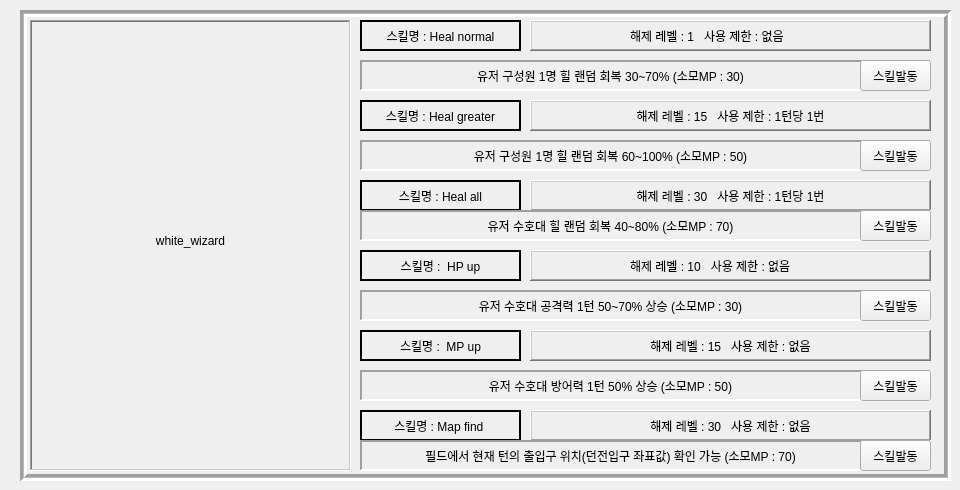
               <widget class="QWidget" name="page_9">
                <widget class="QFrame" name="frame_13">
                 <property name="geometry">
                  <rect>
                   <x>20</x>
                   <y>10</y>
                   <width>931</width>
                   <height>471</height>
                  </rect>
                 </property>
                 <property name="frameShape">
                  <enum>QFrame::Box</enum>
                 </property>
                 <property name="frameShadow">
                  <enum>QFrame::Sunken</enum>
                 </property>
                 <property name="lineWidth">
                  <number>3</number>
                 </property>
                 <property name="midLineWidth">
                  <number>1</number>
                 </property>
                 <widget class="QFrame" name="lb_frame_4">
                  <property name="geometry">
                   <rect>
                    <x>10</x>
                    <y>10</y>
                    <width>321</width>
                    <height>451</height>
                   </rect>
                  </property>
                  <property name="frameShape">
                   <enum>QFrame::WinPanel</enum>
                  </property>
                  <property name="frameShadow">
                   <enum>QFrame::Sunken</enum>
                  </property>
                  <property name="lineWidth">
                   <number>2</number>
                  </property>
                  <property name="midLineWidth">
                   <number>1</number>
                  </property>
                  <widget class="QLabel" name="gif_5">
                   <property name="geometry">
                    <rect>
                     <x>10</x>
                     <y>0</y>
                     <width>301</width>
                     <height>441</height>
                    </rect>
                   </property>
                   <property name="text">
                    <string>white_wizard</string>
                   </property>
                   <property name="alignment">
                    <set>Qt::AlignCenter</set>
                   </property>
                  </widget>
                 </widget>
                 <widget class="QFrame" name="frame_1_19">
                  <property name="geometry">
                   <rect>
                    <x>340</x>
                    <y>10</y>
                    <width>161</width>
                    <height>31</height>
                   </rect>
                  </property>
                  <property name="frameShape">
                   <enum>QFrame::WinPanel</enum>
                  </property>
                  <property name="frameShadow">
                   <enum>QFrame::Plain</enum>
                  </property>
                  <widget class="QLabel" name="skill_name_8">
                   <property name="geometry">
                    <rect>
                     <x>0</x>
                     <y>0</y>
                     <width>161</width>
                     <height>31</height>
                    </rect>
                   </property>
                   <property name="text">
                    <string>스킬명 : Heal normal</string>
                   </property>
                   <property name="alignment">
                    <set>Qt::AlignCenter</set>
                   </property>
                  </widget>
                 </widget>
                 <widget class="QFrame" name="frame_1_20">
                  <property name="geometry">
                   <rect>
                    <x>510</x>
                    <y>10</y>
                    <width>401</width>
                    <height>31</height>
                   </rect>
                  </property>
                  <property name="frameShape">
                   <enum>QFrame::WinPanel</enum>
                  </property>
                  <property name="frameShadow">
                   <enum>QFrame::Raised</enum>
                  </property>
                  <property name="lineWidth">
                   <number>2</number>
                  </property>
                  <widget class="QLabel" name="skill_info_8">
                   <property name="geometry">
                    <rect>
                     <x>100</x>
                     <y>0</y>
                     <width>401</width>
                     <height>31</height>
                    </rect>
                   </property>
                   <property name="text">
                    <string>해제 레벨 : 1   사용 제한 : 없음</string>
                   </property>
                   <property name="alignment">
                    <set>Qt::AlignJustify|Qt::AlignVCenter</set>
                   </property>
                  </widget>
                 </widget>
                 <widget class="QFrame" name="frame_1_21">
                  <property name="geometry">
                   <rect>
                    <x>340</x>
                    <y>50</y>
                    <width>571</width>
                    <height>31</height>
                   </rect>
                  </property>
                  <property name="frameShape">
                   <enum>QFrame::Panel</enum>
                  </property>
                  <property name="frameShadow">
                   <enum>QFrame::Sunken</enum>
                  </property>
                  <property name="lineWidth">
                   <number>2</number>
                  </property>
                  <property name="midLineWidth">
                   <number>3</number>
                  </property>
                  <widget class="QPushButton" name="skill_btn_wizard_white_heal_normal">
                   <property name="geometry">
                    <rect>
                     <x>500</x>
                     <y>0</y>
                     <width>71</width>
                     <height>31</height>
                    </rect>
                   </property>
                   <property name="text">
                    <string>스킬발동</string>
                   </property>
                  </widget>
                  <widget class="QLabel" name="skill_info_1_7">
                   <property name="geometry">
                    <rect>
                     <x>10</x>
                     <y>5</y>
                     <width>481</width>
                     <height>21</height>
                    </rect>
                   </property>
                   <property name="text">
                    <string>유저 구성원 1명 힐 랜덤 회복 30~70% (소모MP : 30)</string>
                   </property>
                   <property name="alignment">
                    <set>Qt::AlignCenter</set>
                   </property>
                  </widget>
                 </widget>
                 <widget class="QFrame" name="frame_1_22">
                  <property name="geometry">
                   <rect>
                    <x>340</x>
                    <y>90</y>
                    <width>161</width>
                    <height>31</height>
                   </rect>
                  </property>
                  <property name="frameShape">
                   <enum>QFrame::WinPanel</enum>
                  </property>
                  <property name="frameShadow">
                   <enum>QFrame::Plain</enum>
                  </property>
                  <widget class="QLabel" name="skill_name_9">
                   <property name="geometry">
                    <rect>
                     <x>0</x>
                     <y>0</y>
                     <width>161</width>
                     <height>31</height>
                    </rect>
                   </property>
                   <property name="text">
                    <string>스킬명 : Heal greater</string>
                   </property>
                   <property name="alignment">
                    <set>Qt::AlignCenter</set>
                   </property>
                  </widget>
                 </widget>
                 <widget class="QFrame" name="frame_1_23">
                  <property name="geometry">
                   <rect>
                    <x>340</x>
                    <y>170</y>
                    <width>161</width>
                    <height>31</height>
                   </rect>
                  </property>
                  <property name="frameShape">
                   <enum>QFrame::WinPanel</enum>
                  </property>
                  <property name="frameShadow">
                   <enum>QFrame::Plain</enum>
                  </property>
                  <widget class="QLabel" name="skill_name_10">
                   <property name="geometry">
                    <rect>
                     <x>0</x>
                     <y>0</y>
                     <width>161</width>
                     <height>31</height>
                    </rect>
                   </property>
                   <property name="text">
                    <string>스킬명 : Heal all</string>
                   </property>
                   <property name="alignment">
                    <set>Qt::AlignCenter</set>
                   </property>
                  </widget>
                 </widget>
                 <widget class="QFrame" name="frame_1_24">
                  <property name="geometry">
                   <rect>
                    <x>510</x>
                    <y>90</y>
                    <width>401</width>
                    <height>31</height>
                   </rect>
                  </property>
                  <property name="frameShape">
                   <enum>QFrame::WinPanel</enum>
                  </property>
                  <property name="frameShadow">
                   <enum>QFrame::Raised</enum>
                  </property>
                  <property name="lineWidth">
                   <number>2</number>
                  </property>
                  <widget class="QLabel" name="skill_info_9">
                   <property name="geometry">
                    <rect>
                     <x>0</x>
                     <y>0</y>
                     <width>401</width>
                     <height>31</height>
                    </rect>
                   </property>
                   <property name="text">
                    <string>해제 레벨 : 15   사용 제한 : 1턴당 1번</string>
                   </property>
                   <property name="alignment">
                    <set>Qt::AlignCenter</set>
                   </property>
                  </widget>
                 </widget>
                 <widget class="QFrame" name="frame_1_25">
                  <property name="geometry">
                   <rect>
                    <x>510</x>
                    <y>170</y>
                    <width>401</width>
                    <height>31</height>
                   </rect>
                  </property>
                  <property name="frameShape">
                   <enum>QFrame::WinPanel</enum>
                  </property>
                  <property name="frameShadow">
                   <enum>QFrame::Raised</enum>
                  </property>
                  <property name="lineWidth">
                   <number>2</number>
                  </property>
                  <widget class="QLabel" name="skill_info_10">
                   <property name="geometry">
                    <rect>
                     <x>0</x>
                     <y>0</y>
                     <width>401</width>
                     <height>31</height>
                    </rect>
                   </property>
                   <property name="text">
                    <string>해제 레벨 : 30   사용 제한 : 1턴당 1번</string>
                   </property>
                   <property name="alignment">
                    <set>Qt::AlignCenter</set>
                   </property>
                  </widget>
                 </widget>
                 <widget class="QFrame" name="frame_1_26">
                  <property name="geometry">
                   <rect>
                    <x>340</x>
                    <y>130</y>
                    <width>571</width>
                    <height>31</height>
                   </rect>
                  </property>
                  <property name="frameShape">
                   <enum>QFrame::Panel</enum>
                  </property>
                  <property name="frameShadow">
                   <enum>QFrame::Sunken</enum>
                  </property>
                  <property name="lineWidth">
                   <number>2</number>
                  </property>
                  <property name="midLineWidth">
                   <number>3</number>
                  </property>
                  <widget class="QPushButton" name="skill_btn_wizard_white_heal_greater">
                   <property name="geometry">
                    <rect>
                     <x>500</x>
                     <y>0</y>
                     <width>71</width>
                     <height>31</height>
                    </rect>
                   </property>
                   <property name="text">
                    <string>스킬발동</string>
                   </property>
                  </widget>
                  <widget class="QLabel" name="skill_info_1_8">
                   <property name="geometry">
                    <rect>
                     <x>10</x>
                     <y>5</y>
                     <width>481</width>
                     <height>21</height>
                    </rect>
                   </property>
                   <property name="text">
                    <string>유저 구성원 1명 힐 랜덤 회복 60~100% (소모MP : 50)</string>
                   </property>
                   <property name="alignment">
                    <set>Qt::AlignCenter</set>
                   </property>
                  </widget>
                 </widget>
                 <widget class="QFrame" name="frame_1_27">
                  <property name="geometry">
                   <rect>
                    <x>340</x>
                    <y>200</y>
                    <width>571</width>
                    <height>31</height>
                   </rect>
                  </property>
                  <property name="frameShape">
                   <enum>QFrame::Panel</enum>
                  </property>
                  <property name="frameShadow">
                   <enum>QFrame::Sunken</enum>
                  </property>
                  <property name="lineWidth">
                   <number>2</number>
                  </property>
                  <property name="midLineWidth">
                   <number>3</number>
                  </property>
                  <widget class="QPushButton" name="skill_btn_wizard_white_heal_all">
                   <property name="geometry">
                    <rect>
                     <x>500</x>
                     <y>0</y>
                     <width>71</width>
                     <height>31</height>
                    </rect>
                   </property>
                   <property name="text">
                    <string>스킬발동</string>
                   </property>
                  </widget>
                  <widget class="QLabel" name="skill_info_1_9">
                   <property name="geometry">
                    <rect>
                     <x>10</x>
                     <y>5</y>
                     <width>481</width>
                     <height>21</height>
                    </rect>
                   </property>
                   <property name="text">
                    <string>유저 수호대 힐 랜덤 회복 40~80% (소모MP : 70)</string>
                   </property>
                   <property name="alignment">
                    <set>Qt::AlignCenter</set>
                   </property>
                  </widget>
                 </widget>
                 <widget class="QFrame" name="frame_1_29">
                  <property name="geometry">
                   <rect>
                    <x>510</x>
                    <y>240</y>
                    <width>401</width>
                    <height>31</height>
                   </rect>
                  </property>
                  <property name="frameShape">
                   <enum>QFrame::WinPanel</enum>
                  </property>
                  <property name="frameShadow">
                   <enum>QFrame::Raised</enum>
                  </property>
                  <property name="lineWidth">
                   <number>2</number>
                  </property>
                  <widget class="QLabel" name="skill_info_25">
                   <property name="geometry">
                    <rect>
                     <x>100</x>
                     <y>0</y>
                     <width>401</width>
                     <height>31</height>
                    </rect>
                   </property>
                   <property name="text">
                    <string>해제 레벨 : 10   사용 제한 : 없음</string>
                   </property>
                   <property name="alignment">
                    <set>Qt::AlignJustify|Qt::AlignVCenter</set>
                   </property>
                  </widget>
                 </widget>
                 <widget class="QFrame" name="frame_1_28">
                  <property name="geometry">
                   <rect>
                    <x>340</x>
                    <y>240</y>
                    <width>161</width>
                    <height>31</height>
                   </rect>
                  </property>
                  <property name="frameShape">
                   <enum>QFrame::WinPanel</enum>
                  </property>
                  <property name="frameShadow">
                   <enum>QFrame::Plain</enum>
                  </property>
                  <widget class="QLabel" name="skill_name_25">
                   <property name="geometry">
                    <rect>
                     <x>0</x>
                     <y>0</y>
                     <width>161</width>
                     <height>31</height>
                    </rect>
                   </property>
                   <property name="text">
                    <string>스킬명 :  HP up</string>
                   </property>
                   <property name="alignment">
                    <set>Qt::AlignCenter</set>
                   </property>
                  </widget>
                 </widget>
                 <widget class="QFrame" name="frame_1_32">
                  <property name="geometry">
                   <rect>
                    <x>340</x>
                    <y>400</y>
                    <width>161</width>
                    <height>31</height>
                   </rect>
                  </property>
                  <property name="frameShape">
                   <enum>QFrame::WinPanel</enum>
                  </property>
                  <property name="frameShadow">
                   <enum>QFrame::Plain</enum>
                  </property>
                  <widget class="QLabel" name="skill_name_26">
                   <property name="geometry">
                    <rect>
                     <x>0</x>
                     <y>0</y>
                     <width>161</width>
                     <height>31</height>
                    </rect>
                   </property>
                   <property name="text">
                    <string>스킬명 : Map find </string>
                   </property>
                   <property name="alignment">
                    <set>Qt::AlignCenter</set>
                   </property>
                  </widget>
                 </widget>
                 <widget class="QFrame" name="frame_1_33">
                  <property name="geometry">
                   <rect>
                    <x>510</x>
                    <y>320</y>
                    <width>401</width>
                    <height>31</height>
                   </rect>
                  </property>
                  <property name="frameShape">
                   <enum>QFrame::WinPanel</enum>
                  </property>
                  <property name="frameShadow">
                   <enum>QFrame::Raised</enum>
                  </property>
                  <property name="lineWidth">
                   <number>2</number>
                  </property>
                  <widget class="QLabel" name="skill_info_26">
                   <property name="geometry">
                    <rect>
                     <x>0</x>
                     <y>0</y>
                     <width>401</width>
                     <height>31</height>
                    </rect>
                   </property>
                   <property name="text">
                    <string>해제 레벨 : 15   사용 제한 : 없음</string>
                   </property>
                   <property name="alignment">
                    <set>Qt::AlignCenter</set>
                   </property>
                  </widget>
                 </widget>
                 <widget class="QFrame" name="frame_1_30">
                  <property name="geometry">
                   <rect>
                    <x>340</x>
                    <y>280</y>
                    <width>571</width>
                    <height>31</height>
                   </rect>
                  </property>
                  <property name="frameShape">
                   <enum>QFrame::Panel</enum>
                  </property>
                  <property name="frameShadow">
                   <enum>QFrame::Sunken</enum>
                  </property>
                  <property name="lineWidth">
                   <number>2</number>
                  </property>
                  <property name="midLineWidth">
                   <number>3</number>
                  </property>
                  <widget class="QPushButton" name="skill_btn_wizard_white_hp_up">
                   <property name="geometry">
                    <rect>
                     <x>500</x>
                     <y>0</y>
                     <width>71</width>
                     <height>31</height>
                    </rect>
                   </property>
                   <property name="text">
                    <string>스킬발동</string>
                   </property>
                  </widget>
                  <widget class="QLabel" name="skill_info_1_24">
                   <property name="geometry">
                    <rect>
                     <x>10</x>
                     <y>5</y>
                     <width>481</width>
                     <height>21</height>
                    </rect>
                   </property>
                   <property name="text">
                    <string>유저 수호대 공격력 1턴 50~70% 상승 (소모MP : 30)</string>
                   </property>
                   <property name="alignment">
                    <set>Qt::AlignCenter</set>
                   </property>
                  </widget>
                 </widget>
                 <widget class="QFrame" name="frame_1_34">
                  <property name="geometry">
                   <rect>
                    <x>510</x>
                    <y>400</y>
                    <width>401</width>
                    <height>31</height>
                   </rect>
                  </property>
                  <property name="frameShape">
                   <enum>QFrame::WinPanel</enum>
                  </property>
                  <property name="frameShadow">
                   <enum>QFrame::Raised</enum>
                  </property>
                  <property name="lineWidth">
                   <number>2</number>
                  </property>
                  <widget class="QLabel" name="skill_info_27">
                   <property name="geometry">
                    <rect>
                     <x>0</x>
                     <y>0</y>
                     <width>401</width>
                     <height>31</height>
                    </rect>
                   </property>
                   <property name="text">
                    <string>해제 레벨 : 30   사용 제한 : 없음</string>
                   </property>
                   <property name="alignment">
                    <set>Qt::AlignCenter</set>
                   </property>
                  </widget>
                 </widget>
                 <widget class="QFrame" name="frame_1_36">
                  <property name="geometry">
                   <rect>
                    <x>340</x>
                    <y>430</y>
                    <width>571</width>
                    <height>31</height>
                   </rect>
                  </property>
                  <property name="frameShape">
                   <enum>QFrame::Panel</enum>
                  </property>
                  <property name="frameShadow">
                   <enum>QFrame::Sunken</enum>
                  </property>
                  <property name="lineWidth">
                   <number>2</number>
                  </property>
                  <property name="midLineWidth">
                   <number>3</number>
                  </property>
                  <widget class="QPushButton" name="skill_btn_wizard_white_map_find">
                   <property name="geometry">
                    <rect>
                     <x>500</x>
                     <y>0</y>
                     <width>71</width>
                     <height>31</height>
                    </rect>
                   </property>
                   <property name="text">
                    <string>스킬발동</string>
                   </property>
                  </widget>
                  <widget class="QLabel" name="skill_info_1_25">
                   <property name="geometry">
                    <rect>
                     <x>10</x>
                     <y>5</y>
                     <width>481</width>
                     <height>21</height>
                    </rect>
                   </property>
                   <property name="text">
                    <string>필드에서 현재 턴의 출입구 위치(던전입구 좌표값) 확인 가능 (소모MP : 70)</string>
                   </property>
                   <property name="alignment">
                    <set>Qt::AlignCenter</set>
                   </property>
                  </widget>
                 </widget>
                 <widget class="QFrame" name="frame_1_35">
                  <property name="geometry">
                   <rect>
                    <x>340</x>
                    <y>360</y>
                    <width>571</width>
                    <height>31</height>
                   </rect>
                  </property>
                  <property name="frameShape">
                   <enum>QFrame::Panel</enum>
                  </property>
                  <property name="frameShadow">
                   <enum>QFrame::Sunken</enum>
                  </property>
                  <property name="lineWidth">
                   <number>2</number>
                  </property>
                  <property name="midLineWidth">
                   <number>3</number>
                  </property>
                  <widget class="QPushButton" name="skill_btn_wizard_white_mp_up">
                   <property name="geometry">
                    <rect>
                     <x>500</x>
                     <y>0</y>
                     <width>71</width>
                     <height>31</height>
                    </rect>
                   </property>
                   <property name="text">
                    <string>스킬발동</string>
                   </property>
                  </widget>
                  <widget class="QLabel" name="skill_info_1_26">
                   <property name="geometry">
                    <rect>
                     <x>10</x>
                     <y>5</y>
                     <width>481</width>
                     <height>21</height>
                    </rect>
                   </property>
                   <property name="text">
                    <string>유저 수호대 방어력 1턴 50% 상승 (소모MP : 50)</string>
                   </property>
                   <property name="alignment">
                    <set>Qt::AlignCenter</set>
                   </property>
                  </widget>
                 </widget>
                 <widget class="QFrame" name="frame_1_31">
                  <property name="geometry">
                   <rect>
                    <x>340</x>
                    <y>320</y>
                    <width>161</width>
                    <height>31</height>
                   </rect>
                  </property>
                  <property name="frameShape">
                   <enum>QFrame::WinPanel</enum>
                  </property>
                  <property name="frameShadow">
                   <enum>QFrame::Plain</enum>
                  </property>
                  <widget class="QLabel" name="skill_name_27">
                   <property name="geometry">
                    <rect>
                     <x>0</x>
                     <y>0</y>
                     <width>161</width>
                     <height>31</height>
                    </rect>
                   </property>
                   <property name="text">
                    <string>스킬명 :  MP up</string>
                   </property>
                   <property name="alignment">
                    <set>Qt::AlignCenter</set>
                   </property>
                  </widget>
                 </widget>
                </widget>
               </widget>
